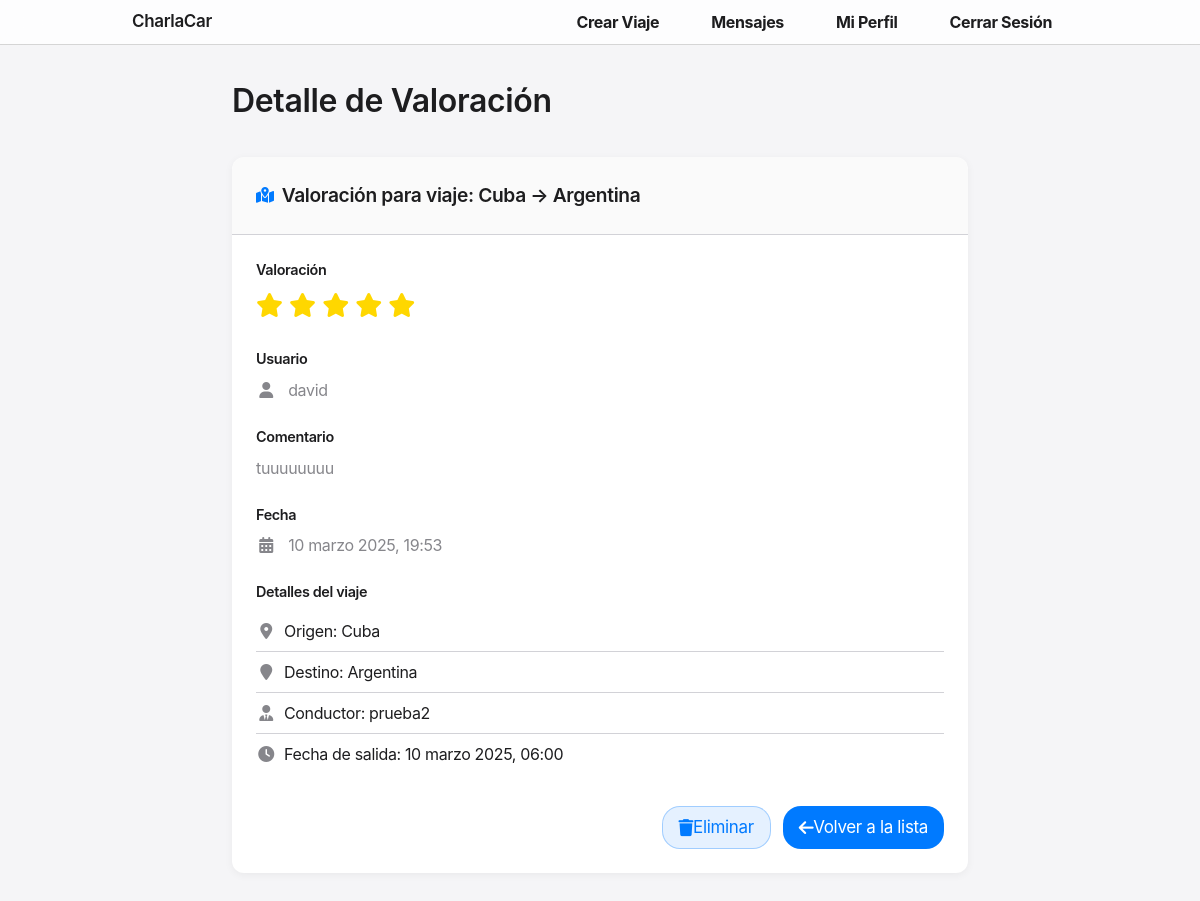
The page /reviews/detail/5/ (signed in) on the database its author committed.
### reviews/models.py (models this page shows, shortened)
class Review(models.Model):
    ride = models.ForeignKey(Ride, on_delete=models.CASCADE, null=True, blank=True)
    user = models.ForeignKey(User, on_delete=models.CASCADE)
    rating = models.PositiveIntegerField(default=1)
    comment = models.TextField(blank=True, null=True)
    created_at = models.DateTimeField(auto_now_add=True)

### rides/models.py (models this page shows, shortened)
class Ride(models.Model):
    driver = models.ForeignKey(User, on_delete=models.CASCADE, related_name='rides_as_driver')
    passengers = models.ManyToManyField(User, related_name='rides_as_passenger', blank=True)
    origin = models.CharField(max_length=100)
    destination = models.CharField(max_length=100)
    departure_time = models.DateTimeField()
    total_seats = models.PositiveIntegerField()
    price = models.DecimalField(max_digits=7, decimal_places=2)

### reviews/views.py (the view)
# urls.py: path('detail/<int:review_id>/', views.detail, name='detail'),
@login_required
def detail(request, review_id):
    review = get_object_or_404(Review, pk=review_id)
    if (review.user != request.user and
        (not review.ride or
         (review.ride.driver != request.user and
          request.user not in review.ride.passengers.all()))):
        return HttpResponseForbidden("No tienes permiso para ver esta valoración.")
    context = {
        'review': review
    }
    return render(request, 'detail_review.html', context)

### reviews/templates/detail_review.html (shortened to what this page needs)
{% extends 'base.html' %}
{% load static %}
{% block extra_styles %}
<link rel="stylesheet" href="{% static 'css/pages/profile.css' %}">
<link rel="stylesheet" href="https://cdnjs.cloudflare.com/ajax/libs/font-awesome/6.4.0/css/all.min.css">
{% endblock %}
{% block content %}
<div class="page-container">
    <div class="page-header">
        <h1 class="page-title">Detalle de Valoración</h1>
    </div>
    <div class="detail-card">
        <div class="card-header">
            <h2 class="header-title">
                <i class="fas fa-map-marked-alt header-icon"></i>
                Valoración para viaje: {{ review.ride.origin }} → {{ review.ride.destination }}
            </h2>
        </div>
        <div class="card-body">
            <div class="info-section">
                <div class="section-label">Valoración</div>
                <div class="rating-stars">
                    {% for i in "12345" %}
                        {% if forloop.counter <= review.rating %}
                            <i class="fas fa-star"></i>
                        {% else %}
                            <i class="far fa-star"></i>
                        {% endif %}
                    {% endfor %}
                </div>
            </div>
            <div class="info-section">
                <div class="section-label">Usuario</div>
                <div class="section-content">
                    <i class="fas fa-user info-icon"></i> {{ review.user.username }}
                </div>
            </div>
            <div class="info-section">
                <div class="section-label">Comentario</div>
                <div class="section-content">
                    {{ review.comment|default:"Sin comentario" }}
                </div>
            </div>
            <div class="info-section">
                <div class="section-label">Fecha</div>
                <div class="section-content">
                    <i class="fas fa-calendar-alt info-icon"></i> {{ review.created_at|date:"j F Y, H:i" }}
                </div>
            </div>
            <div class="info-section">
                <div class="section-label">Detalles del viaje</div>
                <ul class="info-list">
                    <li>
                        <i class="fas fa-map-marker-alt info-icon"></i>
                        <span>Origen: {{ review.ride.origin }}</span>
                    </li>
                    <li>
                        <i class="fas fa-map-marker info-icon"></i>
                        <span>Destino: {{ review.ride.destination }}</span>
                    </li>
                    <li>
                        <i class="fas fa-user-tie info-icon"></i>
                        <span>Conductor: {{ review.ride.driver.username }}</span>
                    </li>
                    <li>
                        <i class="fas fa-clock info-icon"></i>
                        <span>Fecha de salida: {{ review.ride.departure_time|date:"j F Y, H:i" }}</span>
                    </li>
                </ul>
            </div>
            <div class="actions-container">
                {% if review.user == user %}
                    <a href="{% url 'reviews:delete' review.id %}" class="button button-secondary">
                        <i class="fas fa-trash"></i> Eliminar
                    </a>
                {% endif %}
                <a href="{% url 'reviews:list' %}" class="button button-primary">
                    <i class="fas fa-arrow-left"></i> Volver a la lista
                </a>
            </div>
        </div>
    </div>
</div>
{% endblock %}

### static/css/base.css (style rules this page uses)
:root { --color-primary: #0066CC; --color-primary-hover: #0055B3; --color-secondary: #86868b; --color-text: #1d1d1f; --color-background: #FBFBFD; --color-white: #ffffff; --color-border: #d2d2d7; --font-family-text: "SF Pro Text", -apple-system, BlinkMacSystemFont, "Helvetica Neue", Arial, sans-serif; --font-family-display: "SF Pro Display", -apple-system, BlinkMacSystemFont, "Helvetica Neue", Arial, sans-serif; --font-size-xs: 12px; --font-size-sm: 14px; --font-size-base: 17px; --font-size-lg: 21px; --font-size-xl: 40px; --font-size-2xl: 48px; --font-size-3xl: 56px; --font-size-4xl: 80px; --line-height-tight: 1.1; --line-height-base: 1.47059; --container-width: 980px; --spacing-xs: 4px; --spacing-sm: 8px; --spacing-md: 16px; --spacing-lg: 24px; --spacing-xl: 32px; --spacing-2xl: 48px; --border-radius-sm: 12px; --border-radius-lg: 14px; --border-radius-xl: 18px; --border-radius-full: 999px; --shadow-sm: 0 2px 5px rgba(0, 0, 0, 0.05); --shadow-md: 0 4px 12px rgba(0, 0, 0, 0.08); --shadow-lg: 0 8px 16px rgba(0, 0, 0, 0.12); --transition: all 0.3s cubic-bezier(0.4, 0, 0.2, 1); }
* { margin: 0; padding: 0; box-sizing: border-box; }
body { font-family: var(--font-family-text); background-color: var(--color-background); color: var(--color-text); line-height: var(--line-height-base); font-weight: 400; letter-spacing: -0.022em; -webkit-font-smoothing: antialiased; -moz-osx-font-smoothing: grayscale; overflow-x: hidden; }
h1, h2, h3, h4, h5, h6 { font-family: var(--font-family-display); }

### static/css/components.css (style rules this page uses)
.button { display: inline-flex; align-items: center; justify-content: center; padding: var(--spacing-sm) var(--spacing-md); border-radius: var(--border-radius-xl); font-size: var(--font-size-base); font-weight: 400; text-decoration: none; transition: var(--transition); cursor: pointer; border: none; }
.button-primary { background-color: var(--color-primary); color: var(--color-white); }
.button-secondary { background-color: var(--color-background); color: var(--color-text); }

### static/css/pages/profile.css (style rules this page uses)
:root { --primary-color: #007aff; --secondary-color: #34c759; --background-color: #f5f5f7; --card-background: #ffffff; --text-primary: #1d1d1f; --text-secondary: #86868b; --border-color: #d2d2d7; --error-color: #ff3b30; --shadow: rgba(0, 0, 0, 0.05); --transition: all 0.2s ease; }
body { background-color: var(--background-color); margin: 0; font-family: -apple-system, BlinkMacSystemFont, 'Segoe UI', Roboto, Helvetica, Arial, sans-serif; color: var(--text-primary); line-height: 1.5; }
.button-primary { background-color: var(--primary-color); color: white; border: none; }
.button-secondary { background-color: rgba(0, 122, 255, 0.1); color: var(--primary-color); border: 1px solid rgba(0, 122, 255, 0.3); }
.info-icon { width: 16px; text-align: center; margin-right: 0.4rem; color: var(--text-secondary); }

### reviews/templates/detail_review.html (style rules this page uses)
.page-container { max-width: 800px; margin: 0 auto; padding: 2rem; }
.page-header { margin-bottom: 2rem; }
.page-title { font-size: 2rem; font-weight: 600; color: var(--text-primary); margin-bottom: 1rem; }
.detail-card { background-color: var(--card-background); border-radius: 12px; overflow: hidden; box-shadow: 0 2px 8px var(--shadow); }
.card-header { padding: 1.5rem; border-bottom: 1px solid var(--border-color); background-color: rgba(0, 0, 0, 0.02); }
.header-title { font-size: 1.2rem; font-weight: 600; color: var(--text-primary); margin: 0; display: flex; align-items: center; gap: 0.5rem; }
.header-icon { color: var(--primary-color); font-size: 1rem; }
.card-body { padding: 1.5rem; }
.info-section { margin-bottom: 1.5rem; }
.section-label { font-weight: 600; color: var(--text-primary); margin-bottom: 0.5rem; font-size: 0.9rem; }
.section-content { color: var(--text-secondary); }
.rating-stars { color: #FFD700; font-size: 1.5rem; margin-top: 0.25rem; }
.actions-container { display: flex; gap: 0.75rem; margin-top: 2rem; justify-content: flex-end; }
.info-list { list-style: none; padding: 0; margin: 0.5rem 0 0; }
.info-list li { padding: 0.5rem 0; display: flex; align-items: center; border-bottom: 1px solid var(--border-color); }
.info-list li:last-child { border-bottom: none; }
.info-icon { color: var(--text-secondary); margin-right: 0.5rem; width: 20px; }

### rows shown on the page
Review: ride.origin "Cuba", ride.destination "Argentina", rating 5 (drawn), user.username "david", comment "tuuuuuuuu", created_at "10 marzo 2025, 19:53", ride.driver.username "prueba2", ride.departure_time "10 marzo 2025, 06:00"
